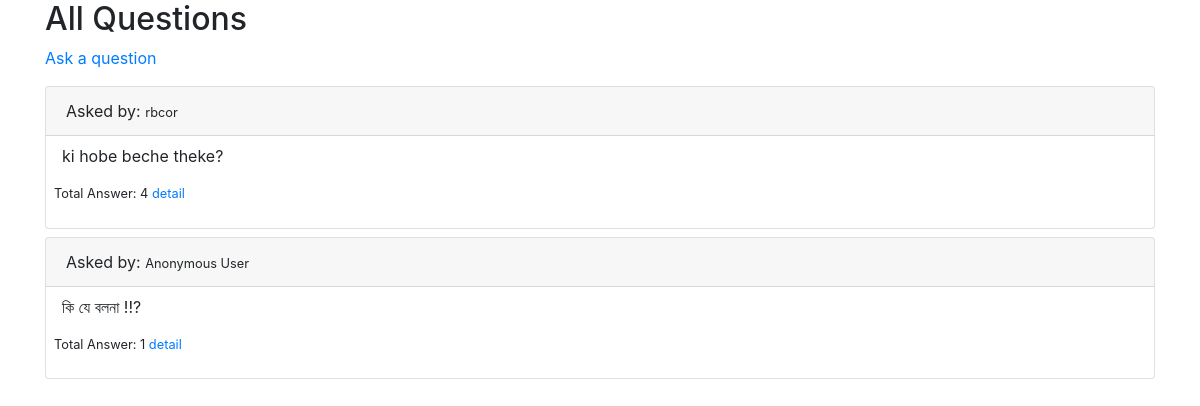
The page /qs/ on the database its author committed.
### question/models.py (models this page shows, shortened)
class Question(models.Model):
    user       = models.ForeignKey(User, on_delete= models.SET_NULL, null=True, blank=True)
    text       = models.TextField()
    created    = models.DateTimeField(auto_now=True)
    updated    = models.DateTimeField(auto_now_add=True)
    upvote     = models.PositiveIntegerField(default=0)
    is_banned  = models.BooleanField(default=False)
    def __str__(self):
        return self.text
    class Meta:
        ordering = ['-created', 'upvote']

### question/views.py (the view)
def index(request):
    questions = Question.objects.filter(is_banned=False)
    context = {'questions': questions}
    return render(request, 'question/index.html', context)

### question/templates/question/index.html (shortened to what this page needs)
{% extends 'question/base.html' %}
{% block content %}
  <h2>All Questions</h2>
  <p><a href="{% url 'question:add_question' %}">Ask a question</a></p>
      {% for question in questions %}
          <div class="card mt-2">
              <div class="card-header card-title">
                  Asked by: <small>{% if question.user %}
                                      {{ question.user.username }}
                                {% else %}
                                      Anonymous User
                                {% endif %}
                            </small>
              </div>
              <div class="card-block card-text p-2">
                  <p class="ml-2">{{ question }}</p>
                  <p><small>Total Answer: {{ question.answer_set.count }}
                    <a href="{% url 'question:detail' pk=question.pk %}">detail</a>
                  </small></p>
              </div>
          </div>
      {% endfor %}
{% endblock %}

### rows shown on the page
Question: user.username "rbcor", text "ki hobe beche theke?", answer_set.count "4"
Question: shows "Anonymous User", text "কি যে বলনা !!?", answer_set.count "1"
